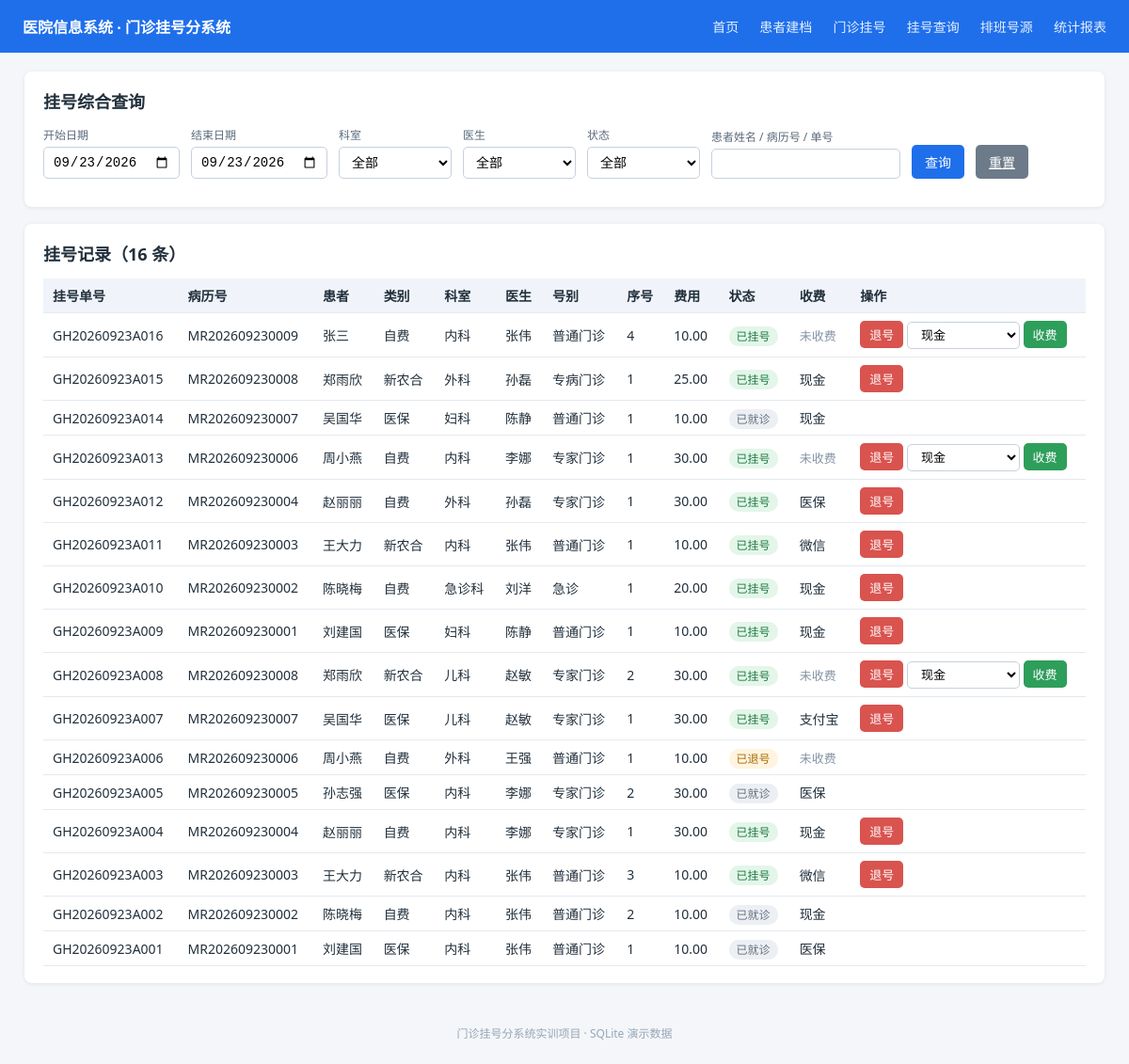
The page /registrations on the database its author committed.
### tables this page shows
CREATE TABLE registration (
    reg_id      INTEGER PRIMARY KEY AUTOINCREMENT,
    reg_no      TEXT NOT NULL UNIQUE,
    patient_id  INTEGER NOT NULL REFERENCES patient (patient_id),
    dept_id     INTEGER NOT NULL REFERENCES department (dept_id),
    doctor_id   INTEGER NOT NULL REFERENCES doctor (doctor_id),
    schedule_id INTEGER NOT NULL REFERENCES doctor_schedule (schedule_id),
    level_id    INTEGER NOT NULL REFERENCES registration_level (level_id),
    reg_time    TEXT NOT NULL DEFAULT (datetime('now', 'localtime')),
    reg_type    TEXT NOT NULL DEFAULT '现场' CHECK (reg_type IN ('现场', '预约')),
    queue_no    INTEGER NOT NULL,
    status      TEXT NOT NULL DEFAULT '已挂号'
                CHECK (status IN ('已挂号', '已就诊', '已退号')),
    fee         REAL NOT NULL DEFAULT 0,
    operator_id INTEGER REFERENCES sys_user (user_id)
);

CREATE TABLE patient (
    patient_id        INTEGER PRIMARY KEY AUTOINCREMENT,
    medical_record_no TEXT NOT NULL UNIQUE,
    name              TEXT NOT NULL,
    gender            TEXT NOT NULL CHECK (gender IN ('男', '女')),
    birth_date        TEXT,
    id_card           TEXT UNIQUE,
    phone             TEXT,
    address           TEXT,
    patient_type      TEXT NOT NULL DEFAULT '自费'
                      CHECK (patient_type IN ('自费', '医保', '新农合')),
    insurance_no      TEXT,
    created_at        TEXT NOT NULL DEFAULT (datetime('now', 'localtime'))
);

CREATE TABLE department (
    dept_id   INTEGER PRIMARY KEY AUTOINCREMENT,
    dept_code TEXT NOT NULL UNIQUE,
    dept_name TEXT NOT NULL,
    dept_type TEXT NOT NULL DEFAULT '门诊' CHECK (dept_type IN ('门诊', '急诊')),
    location  TEXT,
    status    TEXT NOT NULL DEFAULT '启用' CHECK (status IN ('启用', '停用'))
);

CREATE TABLE doctor (
    doctor_id   INTEGER PRIMARY KEY AUTOINCREMENT,
    doctor_code TEXT NOT NULL UNIQUE,
    doctor_name TEXT NOT NULL,
    dept_id     INTEGER NOT NULL REFERENCES department (dept_id),
    title       TEXT,
    gender      TEXT CHECK (gender IN ('男', '女')),
    status      TEXT NOT NULL DEFAULT '在岗' CHECK (status IN ('在岗', '离岗'))
);

CREATE TABLE registration_level (
    level_id      INTEGER PRIMARY KEY AUTOINCREMENT,
    level_code    TEXT NOT NULL UNIQUE,
    level_name    TEXT NOT NULL,
    reg_fee       REAL NOT NULL DEFAULT 0,
    diagnosis_fee REAL NOT NULL DEFAULT 0
);

CREATE TABLE payment (
    pay_id      INTEGER PRIMARY KEY AUTOINCREMENT,
    reg_id      INTEGER NOT NULL UNIQUE REFERENCES registration (reg_id),
    amount      REAL NOT NULL,
    pay_type    TEXT NOT NULL CHECK (pay_type IN ('现金', '医保', '微信', '支付宝')),
    pay_time    TEXT NOT NULL DEFAULT (datetime('now', 'localtime')),
    status      TEXT NOT NULL DEFAULT '已支付' CHECK (status IN ('已支付', '已退费')),
    operator_id INTEGER REFERENCES sys_user (user_id)
);

### app.py (the view)
@router.get("/registrations")
def registrations(
    request: Request,
    start: Optional[str] = Query(None),
    end: Optional[str] = Query(None),
    dept_id: str = Query(""),
    doctor_id: str = Query(""),
    keyword: str = Query(""),
    status: str = Query(""),
):
    start = start or today_str()
    end = end or today_str()
    keyword = keyword.strip()
    sql = (
        "SELECT r.*, p.name AS patient_name, p.medical_record_no, p.patient_type, "
        "       dep.dept_name, d.doctor_name, lv.level_name, "
        "       pay.status AS pay_status, pay.pay_type "
        "FROM registration r "
        "JOIN patient p ON p.patient_id = r.patient_id "
        "JOIN department dep ON dep.dept_id = r.dept_id "
        "JOIN doctor d ON d.doctor_id = r.doctor_id "
        "JOIN registration_level lv ON lv.level_id = r.level_id "
        "LEFT JOIN payment pay ON pay.reg_id = r.reg_id "
        "WHERE date(r.reg_time) BETWEEN ? AND ? "
    )
    params = [start, end]
    if dept_id:
        sql += " AND r.dept_id = ?"
        params.append(dept_id)
    if doctor_id:
        sql += " AND r.doctor_id = ?"
        params.append(doctor_id)
    if status:
        sql += " AND r.status = ?"
        params.append(status)
    if keyword:
        sql += " AND (p.name LIKE ? OR r.reg_no LIKE ? OR p.medical_record_no LIKE ?)"
        params += ["%" + keyword + "%"] * 3
    sql += " ORDER BY r.reg_id DESC"
    rows = query(sql, params)
    depts = query("SELECT * FROM department ORDER BY dept_id")
    doctors = query("SELECT * FROM doctor ORDER BY doctor_id")
    return render(
        request, "registrations.html", regs=rows, depts=depts, doctors=doctors,
        start=start, end=end, dept_id=dept_id, doctor_id=doctor_id,
        keyword=keyword, status=status,
    )

### templates/registrations.html (shortened to what this page needs)
{% extends "base.html" %}
{% block content %}
<div class="card">
  <h2>挂号综合查询</h2>
  <form method="get" class="form-row">
    <div class="field"><label>开始日期</label><input type="date" name="start" value="{{ start }}"></div>
    <div class="field"><label>结束日期</label><input type="date" name="end" value="{{ end }}"></div>
    <div class="field"><label>科室</label>
      <select name="dept_id">
        <option value="">全部</option>
      </select>
    </div>
    <div class="field"><label>医生</label>
      <select name="doctor_id">
        <option value="">全部</option>
      </select>
    </div>
    <div class="field"><label>状态</label>
      <select name="status">
        <option value="">全部</option>
      </select>
    </div>
    <div class="field"><label>患者姓名 / 病历号 / 单号</label>
      <input name="keyword" value="{{ keyword }}">
    </div>
    <button type="submit">查询</button>
    <a class="btn btn-plain" href="{{ url_for('registrations') }}">重置</a>
  </form>
</div>
<div class="card">
  <h2>挂号记录（{{ regs|length }} 条）</h2>
  <table>
    <thead>
      <tr><th>挂号单号</th><th>病历号</th><th>患者</th><th>类别</th><th>科室</th>
          <th>医生</th><th>号别</th><th>序号</th><th>费用</th><th>状态</th>
          <th>收费</th><th>操作</th></tr>
    </thead>
    <tbody>
      {% for r in regs %}
      <tr>
        <td>{{ r.reg_no }}</td>
        <td>{{ r.medical_record_no }}</td>
        <td>{{ r.patient_name }}</td>
        <td>{{ r.patient_type }}</td>
        <td>{{ r.dept_name }}</td>
        <td>{{ r.doctor_name }}</td>
        <td>{{ r.level_name }}</td>
        <td>{{ r.queue_no }}</td>
        <td>{{ '%.2f'|format(r.fee) }}</td>
        <td>
          {% if r.status == '已挂号' %}<span class="tag tag-ok">已挂号</span>
          {% elif r.status == '已就诊' %}<span class="tag tag-muted">已就诊</span>
          {% else %}<span class="tag tag-warn">已退号</span>{% endif %}
        </td>
        <td>
          {% if r.pay_status == '已支付' %}{{ r.pay_type }}
          {% elif r.pay_status == '已退费' %}<span class="tag tag-warn">已退费</span>
          {% else %}<span class="muted">未收费</span>{% endif %}
        </td>
        <td>
          {% if r.status == '已挂号' %}
          <form method="post" action="{{ url_for('registration_cancel', reg_id=r.reg_id) }}"
                style="display:inline" onsubmit="return confirm('确认退号？')">
            <button class="btn-sm btn-danger" type="submit">退号</button>
          </form>
          {% endif %}
          {% if not r.pay_status and r.status != '已退号' %}
          <form method="post" action="{{ url_for('registration_pay', reg_id=r.reg_id) }}"
                style="display:inline">
            <select name="pay_type" class="btn-sm">
              <option>现金</option><option>医保</option><option>微信</option><option>支付宝</option>
            </select>
            <button class="btn-sm btn-success" type="submit">收费</button>
          </form>
          {% endif %}
        </td>
      </tr>
      {% else %}
      <tr><td colspan="12" class="muted">无匹配的挂号记录</td></tr>
      {% endfor %}
    </tbody>
  </table>
</div>
{% endblock %}

### static/style.css (style rules this page uses)
* { box-sizing: border-box; }
body { margin: 0; font-family: "Microsoft YaHei", "Segoe UI", Arial, sans-serif; background: #f4f6f9; color: #22303c; }
.card { background: #fff; border-radius: 8px; padding: 18px 20px; margin-bottom: 18px; box-shadow: 0 1px 4px rgba(0, 0, 0, .08); }
h2 { margin: 0 0 14px; font-size: 18px; }
table { width: 100%; border-collapse: collapse; font-size: 14px; }
th, td { border-bottom: 1px solid #e5e9ef; padding: 8px 10px; text-align: left; }
th { background: #f0f4fa; font-weight: 600; }
.form-row { display: flex; flex-wrap: wrap; gap: 12px; align-items: flex-end; margin-bottom: 12px; }
.field { display: flex; flex-direction: column; gap: 4px; }
.field label { font-size: 12px; color: #5b6b7c; }
input, select { padding: 7px 9px; border: 1px solid #c7d0db; border-radius: 5px; font-size: 14px; min-width: 120px; background: #fff; }
button, .btn { padding: 8px 14px; border: none; border-radius: 5px; background: #1f6feb; color: #fff; font-size: 14px; cursor: pointer; }
.btn-sm { padding: 5px 10px; font-size: 13px; }
.btn-danger { background: #d9534f; }
.btn-success { background: #2e9e5b; }
.btn-plain { background: #6c7a89; }
.tag { padding: 2px 8px; border-radius: 10px; font-size: 12px; }
.tag-ok { background: #e3f6e9; color: #1e7a44; }
.tag-warn { background: #fff4e0; color: #a96b00; }
.tag-muted { background: #eceff3; color: #66727f; }
.muted { color: #8494a4; font-size: 13px; }

### rows shown on the page
registration: reg_no "GH20260923A016", medical_record_no "MR202609230009", patient_name "张三", patient_type "自费", dept_name "内科", doctor_name "张伟", level_name "普通门诊", queue_no "4", fee "10.00", status "已挂号", shows "未收费"
payment: reg_no "GH20260923A015", medical_record_no "MR202609230008", patient_name "郑雨欣", patient_type "新农合", dept_name "外科", doctor_name "孙磊", level_name "专病门诊", queue_no "1", shows "已挂号", pay_type "现金"
registration: fee "25.00"
payment: reg_no "GH20260923A014", medical_record_no "MR202609230007", patient_name "吴国华", patient_type "医保", dept_name "妇科", doctor_name "陈静", level_name "普通门诊", queue_no "1", shows "已就诊", pay_type "现金"
registration: fee "10.00"
registration: reg_no "GH20260923A013", medical_record_no "MR202609230006", patient_name "周小燕", patient_type "自费", dept_name "内科", doctor_name "李娜", level_name "专家门诊", queue_no "1", fee "30.00", status "已挂号", shows "未收费"
payment: reg_no "GH20260923A012", medical_record_no "MR202609230004", patient_name "赵丽丽", patient_type "自费", dept_name "外科", doctor_name "孙磊", level_name "专家门诊", queue_no "1", shows "已挂号", pay_type "医保"
registration: fee "30.00"
payment: reg_no "GH20260923A011", medical_record_no "MR202609230003", patient_name "王大力", patient_type "新农合", dept_name "内科", doctor_name "张伟", level_name "普通门诊", queue_no "1", shows "已挂号", pay_type "微信"
registration: fee "10.00"
payment: reg_no "GH20260923A010", medical_record_no "MR202609230002", patient_name "陈晓梅", patient_type "自费", dept_name "急诊科", doctor_name "刘洋", level_name "急诊", queue_no "1", shows "已挂号", pay_type "现金"
registration: fee "20.00"
payment: reg_no "GH20260923A009", medical_record_no "MR202609230001", patient_name "刘建国", patient_type "医保", dept_name "妇科", doctor_name "陈静", level_name "普通门诊", queue_no "1", shows "已挂号", pay_type "现金"
registration: fee "10.00"
registration: reg_no "GH20260923A008", medical_record_no "MR202609230008", patient_name "郑雨欣", patient_type "新农合", dept_name "儿科", doctor_name "赵敏", level_name "专家门诊", queue_no "2", fee "30.00", status "已挂号", shows "未收费"
payment: reg_no "GH20260923A007", medical_record_no "MR202609230007", patient_name "吴国华", patient_type "医保", dept_name "儿科", doctor_name "赵敏", level_name "专家门诊", queue_no "1", shows "已挂号", pay_type "支付宝"
registration: fee "30.00"
registration: reg_no "GH20260923A006", medical_record_no "MR202609230006", patient_name "周小燕", patient_type "自费", dept_name "外科", doctor_name "王强", level_name "普通门诊", queue_no "1", fee "10.00", status "已退号", shows "未收费"
payment: reg_no "GH20260923A005", medical_record_no "MR202609230005", patient_name "孙志强", patient_type "医保", dept_name "内科", doctor_name "李娜", level_name "专家门诊", queue_no "2", shows "已就诊", pay_type "医保"
registration: fee "30.00"
payment: reg_no "GH20260923A004", medical_record_no "MR202609230004", patient_name "赵丽丽", patient_type "自费", dept_name "内科", doctor_name "李娜", level_name "专家门诊", queue_no "1", shows "已挂号", pay_type "现金"
registration: fee "30.00"
payment: reg_no "GH20260923A003", medical_record_no "MR202609230003", patient_name "王大力", patient_type "新农合", dept_name "内科", doctor_name "张伟", level_name "普通门诊", queue_no "3", shows "已挂号", pay_type "微信"
registration: fee "10.00"
payment: reg_no "GH20260923A002", medical_record_no "MR202609230002", patient_name "陈晓梅", patient_type "自费", dept_name "内科", doctor_name "张伟", level_name "普通门诊", queue_no "2", shows "已就诊", pay_type "现金"
registration: fee "10.00"
payment: reg_no "GH20260923A001", medical_record_no "MR202609230001", patient_name "刘建国", patient_type "医保", dept_name "内科", doctor_name "张伟", level_name "普通门诊", queue_no "1", shows "已就诊", pay_type "医保"
registration: fee "10.00"

### other values the page prints
{{ regs|length }} "16"
